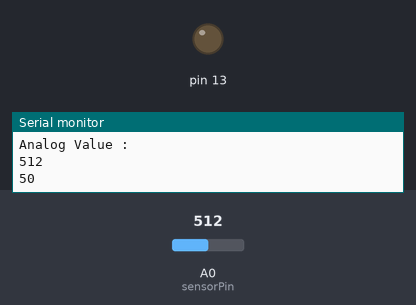
This sketch was run on a simulated Arduino Uno, built with avr-gcc and run on an emulated ATmega328P. Parts: output pins drawn as LEDs (lit = HIGH), the last lines printed to the serial monitor. The test bench sets the inputs (shaded band); at power-on: A0 (sensorPin) = 512.

Above: at 1.8 s.
1.9 s: A0 (sensorPin) set to 308
3.4 s: A0 (sensorPin) set to 291
At 4.6 s:
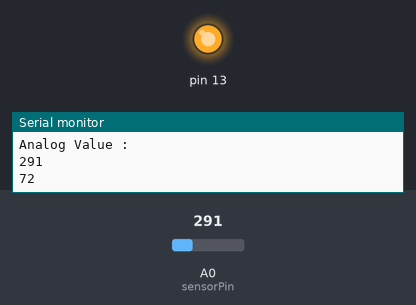
5.5 s: A0 (sensorPin) set to 306
At 7.2 s:
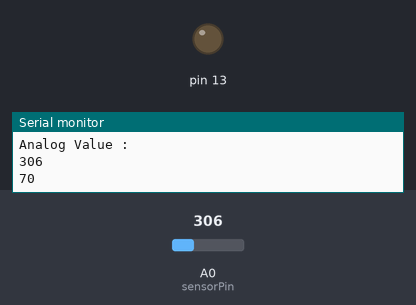
7.5 s: A0 (sensorPin) set to 290
At 9.0 s:
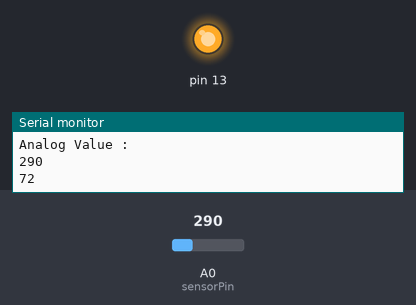
Timing chart, 0 to 10.5 s (numbered marks = the images above; inputs shaded):
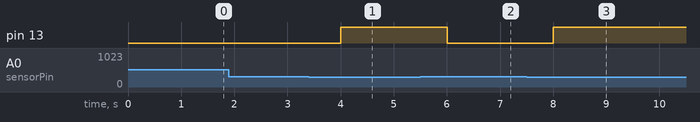

The sketch:

SoilMoisture.ino
```cpp
int sensorPin = A0;
int sensorValue;
int limit = 300;

void setup() {
 Serial.begin(9600);
 pinMode(13, OUTPUT);
}

void loop() {

 sensorValue = analogRead(sensorPin);
 Serial.println("Analog Value : ");
 Serial.println(sensorValue);
 int sensorVal= map(sensorValue,1023,10,0,100);
 Serial.println(sensorVal);
 if (sensorValue<limit  ) {
 digitalWrite(13, HIGH);
 }
 else {
 digitalWrite(13, LOW);
 }

 delay(1000);
}
```

Measured:
- the behaviour switches between 300 and 299 on A0 (sensorPin) (found by bisection; images 0 and 1)
- after the input at 3.4 s, pin 13: LOW → HIGH after 0.60 s
- after the input at 5.5 s, pin 13: HIGH → LOW after 0.50 s
- after the input at 7.5 s, pin 13: LOW → HIGH after 0.51 s
